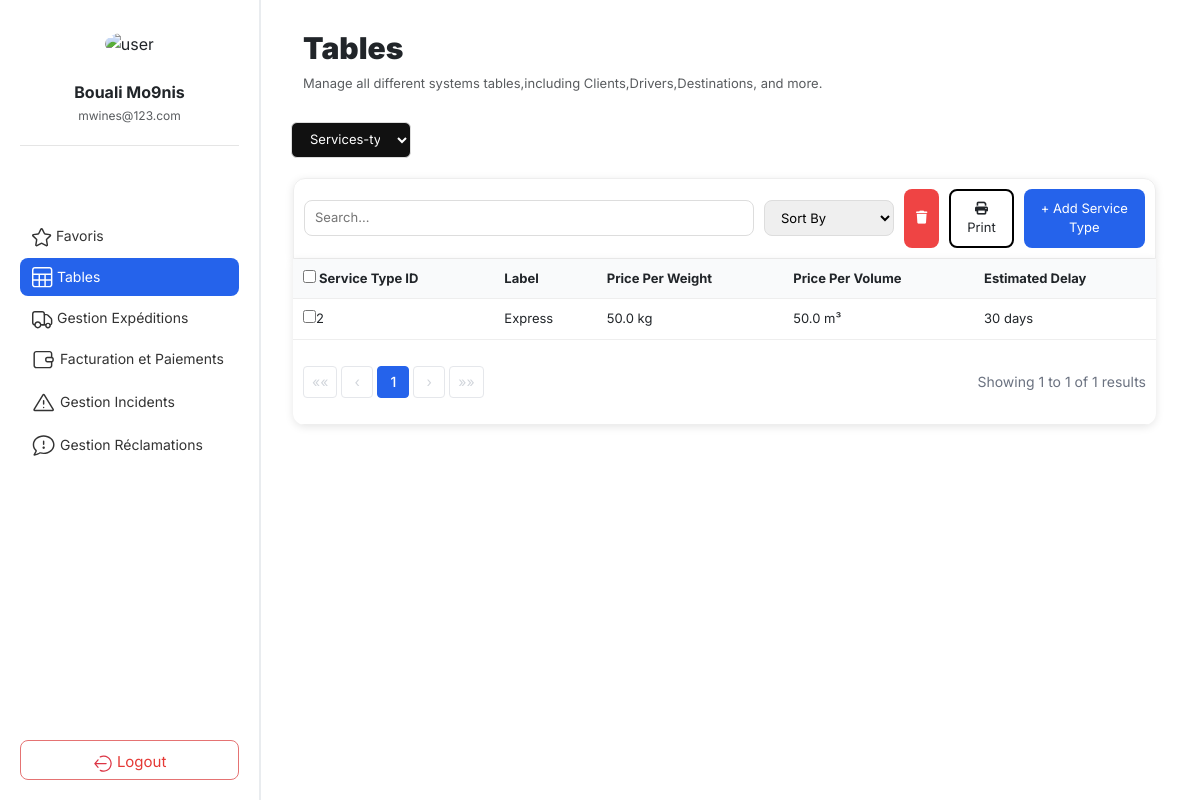
Screenshot of /table/services-types/ with the database file from the repository.
### core/models/models.py (models this page shows, shortened)
class ServiceType(models.Model):
    label = models.CharField(max_length=100)
    price_per_weight = models.FloatField()
    price_per_volume = models.FloatField()
    estimated_delay = models.CharField(max_length=50)

### core/web/views.py (the view, shortened to what this page needs)
# urls.py: path("table/services-types/", views.list_service_types, name="service_type_list"),
def list_service_types(request):
	try:
		ServiceType = apps.get_model("core", "ServiceType")
	except LookupError as e:
		raise Http404("ServiceType model not found (check core/models/models.py).") from e
	db_table = ServiceType._meta.db_table
	search_query = request.GET.get('search', '').strip()
	service_types = ServiceType.objects.all()
	if search_query:
		service_types = service_types.filter(
			Q(label__icontains=search_query)
		)
	page_obj = Paginator(service_types, 10).get_page(request.GET.get("page"))
	return render(request, "table/service-type/servicestype.html", {"page_obj": page_obj})

### core/web/templates/table/service-type/servicestype.html (shortened to what this page needs)
{% extends "home.html" %}
{% load static %}
{% block content %}
<div class="tables-top">
    <div class="table-header">
            <h2><b>Tables</b></h2>
            <p class="text-muted">Manage all different systems tables,including Clients,Drivers,Destinations, and more.</p>
    </div>
    <select name="table" class="table-select" onchange="if (this.value) { window.location.href = this.value; }">
            <option value="{% url 'service_type_list' %}" selected>Services-types</option>
    </select>
</div>
<section class="table-section">
    <div class="table-actions">
        <form method="get" class="form-actions">
            <div class="left">
                <input type="text" name="search" id="search" placeholder="Search..." value="{{ request.GET.search }}">
                <select id="filter" name="filter">
                    <option value="" disabled {% if not request.GET.filter %}selected{% endif %}>Sort By</option>
                </select>
            </div>
            <div class="right">
                <button type="button" class="btn danger">
                    <i class="fa-solid fa-trash"></i>
                </button>
                <button type="button" class="btn light">
                    <i class="fa-solid fa-print"></i> Print
                </button>
                <button type="button" class="btn primary" id="AddServiceTypeButton">
                    + Add Service Type
                </button>
            </div>
        </form>
    </div>
    <div class="table-content">
        <table>
            <thead>
                <tr>
                    <th><label>
                            <input type="checkbox" id="selectAll">
                            Service Type ID
                        </label>
                    </th>
                    <th>Label</th>
                    <th>Price Per Weight</th>
                    <th>Price Per Volume</th>
                    <th>Estimated Delay</th>
                </tr>
            </thead>
            <tbody>
                {% for service_type in page_obj %}
                <tr>
                <td class="id-col"><input type="checkbox" name="selected_service_types" value="{{ service_type.id }}">{{ service_type.id }}</td>
                    <td>{{ service_type.label }}</td>
                    <td>{{ service_type.price_per_weight }} kg</td>
                    <td>{{ service_type.price_per_volume }} m³</td>
                    <td>{{ service_type.estimated_delay }} days</td>
                </tr>
                {% empty %}
                <tr>
                    <td colspan="6">No service types found.</td>
                </tr>
                {% endfor %}
            </tbody>
            <tfoot>
                <tr>
                    <td colspan="6">
                        <div class="pagination-footer">
                            <div class="pagination">
                                {% if page_obj.has_previous %}
                                    <a href="?page=1" class="pagination-nav">««</a>
                                    <a href="?page={{ page_obj.previous_page_number }}" class="pagination-nav">‹</a>
                                {% else %}
                                    <span class="pagination-nav disabled">««</span>
                                    <span class="pagination-nav disabled">‹</span>
                                {% endif %}
                                {% for num in page_obj.paginator.page_range %}
                                    {% if num == page_obj.number %}
                                        <strong class="pagination-current">{{ num }}</strong>
                                    {% elif num > page_obj.number|add:'-3' and num < page_obj.number|add:'3' %}
                                        <a href="?page={{ num }}" class="pagination-link">{{ num }}</a>
                                    {% elif num == 1 or num == page_obj.paginator.num_pages %}
                                        <a href="?page={{ num }}" class="pagination-link">{{ num }}</a>
                                    {% elif num == page_obj.number|add:'-3' or num == page_obj.number|add:'3' %}
                                        <span class="pagination-ellipsis">...</span>
                                    {% endif %}
                                {% endfor %}
                                {% if page_obj.has_next %}
                                    <a href="?page={{ page_obj.next_page_number }}" class="pagination-nav">›</a>
                                    <a href="?page={{ page_obj.paginator.num_pages }}" class="pagination-nav">»»</a>
                                {% else %}
                                    <span class="pagination-nav disabled">›</span>
                                    <span class="pagination-nav disabled">»»</span>
                                {% endif %}
                            </div>
                            <div class="pagination-info">
                                Showing {{ page_obj.start_index }} to {{ page_obj.end_index }} of {{ page_obj.paginator.count }} results
                            </div>
                        </div>
                    </td>
                </tr>
            </tfoot>
        </table>
    </div>
</section>
{% endblock %}

### core/web/static/css/home.css (style rules this page uses)
* { box-sizing: border-box; }
body { margin: 0; font-family: 'Inter', sans-serif; }

### core/web/static/css/client.css (style rules this page uses)
.tables-top { margin-bottom: 6px; }
.table-header h2 { font-size: 30px; margin-left: 12px; font-weight: 600; }
.table-header p { font-size: 13px; margin-left: 12px; color: #777; margin-top: 4px; }
.table-select { margin-top: 12px; padding: 8px 14px; font-size: 13px; border-radius: 6px; border: 1px solid #ddd; background: #111; color: white; width: 120px; }
.table-section { margin-left: -12px; background: white; border-radius: 12px; border:0.5 px solid #c2bdbd; padding: 14px; }
.table-actions form { display: flex; align-items: center; gap: 10px; padding: 10px; border: 1px solid #eee; margin-bottom: 0px; }
.table-actions input { flex: 1; padding: 8px 12px; border-radius: 8px; border: 1px solid #ddd; font-size: 13px; }
.table-actions select { padding: 8px 12px; border-radius: 8px; border: 1px solid #ddd; font-size: 13px; }
.form-actions { flex: 1; border-top-left-radius: 12px; border-top-right-radius: 12px; justify-content: space-between; align-items: center; box-shadow: 0 2px 8px rgba(0, 0, 0, 0.1); }
.left { display: flex; gap: 10px; }
.left input { width: 450px; padding: 6px 10px; }
.left select { width: 130px; }
.right { display: flex; gap: 10px; }
.btn { padding: 8px 12px; border-radius: 8px; font-size: 13px; border: none; cursor: pointer; }
.btn.light { background: #ffffff; border:2px solid #000; }
.btn.primary { background: #2563eb; color: white; }
.btn.danger { background: #ef4444; color: white; }
.table-content { width: 100%; overflow-x: auto; box-shadow: 0 2px 8px rgba(0, 0, 0, 0.1); border-bottom-left-radius: 12px; border-bottom-right-radius: 12px; }
table { width: 100%; border-collapse: collapse; font-size: 13px; }
thead { background: #f9fafb; }
th, td { padding: 10px; border-bottom: 1px solid #eee; text-align: left; }
.pagination-footer { display: flex; justify-content: space-between; align-items: center; padding: 16px 0; }
.pagination { display: flex; gap: 4px; align-items: center; }
.pagination-nav, .pagination-link, .pagination-current { min-width: 32px; height: 32px; display: inline-flex; align-items: center; justify-content: center; padding: 0 8px; border-radius: 4px; font-size: 14px; text-decoration: none; color: #374151; background-color: white; border: 1px solid #e5e7eb; transition: all 0.2s; }
.pagination-current { background-color: #2563eb; color: white; border-color: #2563eb; font-weight: 500; }
.pagination-nav.disabled { color: #d1d5db; cursor: not-allowed; pointer-events: none; }
.pagination-info { color: #6b7280; font-size: 14px; }

### rows the page displays
ServiceType: id "2", label "Express", price_per_weight "50.0", price_per_volume "50.0", estimated_delay "30"

### other values shown
{{ user.first_name |default:"Bouali " }} "Bouali"
{{ user.last_name |default:"Mo9nis" }} "Mo9nis"
{{ user.email |default:"mwines@123.com" }} "mwines@123.com"
{{ num }} "1"
{{ page_obj.start_index }} "1"
{{ page_obj.end_index }} "1"
{{ page_obj.paginator.count }} "1"
